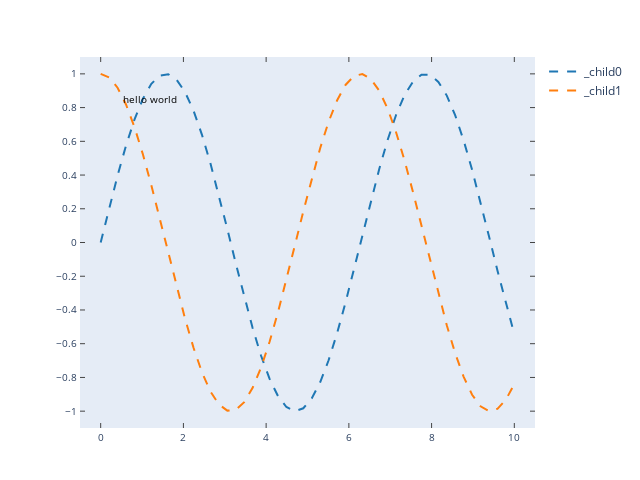

Notebook source saved alongside this figure:
### Code cell
import matplotlib.pyplot as plt
import numpy as np

fig, ax = plt.subplots()
x = np.linspace(0, 10)
ax.plot(x, np.sin(x), '--', linewidth=2)
ax.plot(x, np.cos(x), '--', linewidth=2)
ax.text(x=0.5, y=0.8, s='hello world')


import plotly.graph_objs as go
import plotly.tools as tls
plotly_fig = tls.mpl_to_plotly(fig)
plotly_fig['layout']['showlegend'] = True
fig = go.Figure(plotly_fig)
fig.show()

### Figure 1 — Plotly figure (JSON) as saved in the notebook; plotly's stock layout.template omitted (floating-point values rounded to 4 significant figures)
{"data": [{"line": {"color": "rgba (31, 119, 180, 1)", "dash": "dash", "width": 2}, "mode": "lines", "name": "_child0", "type": "scatter", "x": [0, 0.2041, 0.4082, 0.6122, 0.8163, 1.02, 1.224, 1.429, 1.633, 1.837, 2.041, 2.245, 2.449, 2.653, 2.857, 3.061, 3.265, 3.469, 3.673, 3.878, 4.082, 4.286, 4.49, 4.694, 4.898, 5.102, 5.306, 5.51, 5.714, 5.918, 6.122, 6.327, 6.531, 6.735, 6.939, 7.143, 7.347, 7.551, 7.755, 7.959, 8.163, 8.367, 8.571, 8.776, 8.98, 9.184, 9.388, 9.592, 9.796, 10], "xaxis": "x", "y": [0, 0.2027, 0.3969, 0.5747, 0.7286, 0.8523, 0.9406, 0.9899, 0.9981, 0.9648, 0.8916, 0.7813, 0.6386, 0.4693, 0.2806, 0.08028, -0.1234, -0.322, -0.5072, -0.6713, -0.8076, -0.9103, -0.9753, -0.9998, -0.9828, -0.925, -0.8289, -0.6983, -0.5387, -0.3568, -0.16, 0.04333, 0.2449, 0.4363, 0.6096, 0.7576, 0.8742, 0.9545, 0.9951, 0.9945, 0.9526, 0.8711, 0.7535, 0.6046, 0.4306, 0.2388, 0.03701, -0.1663, -0.3627, -0.544], "yaxis": "y"}, {"line": {"color": "rgba (255, 127, 14, 1)", "dash": "dash", "width": 2}, "mode": "lines", "name": "_child1", "type": "scatter", "x": [0, 0.2041, 0.4082, 0.6122, 0.8163, 1.02, 1.224, 1.429, 1.633, 1.837, 2.041, 2.245, 2.449, 2.653, 2.857, 3.061, 3.265, 3.469, 3.673, 3.878, 4.082, 4.286, 4.49, 4.694, 4.898, 5.102, 5.306, 5.51, 5.714, 5.918, 6.122, 6.327, 6.531, 6.735, 6.939, 7.143, 7.347, 7.551, 7.755, 7.959, 8.163, 8.367, 8.571, 8.776, 8.98, 9.184, 9.388, 9.592, 9.796, 10], "xaxis": "x", "y": [1, 0.9792, 0.9179, 0.8184, 0.6849, 0.523, 0.3394, 0.1417, -0.06182, -0.2628, -0.4529, -0.6242, -0.7696, -0.883, -0.9598, -0.9968, -0.9924, -0.9468, -0.8619, -0.7412, -0.5898, -0.4138, -0.2208, -0.01851, 0.1845, 0.3799, 0.5595, 0.7158, 0.8425, 0.9342, 0.9871, 0.9991, 0.9695, 0.8998, 0.7927, 0.6527, 0.4856, 0.2983, 0.09872, -0.105, -0.3044, -0.4911, -0.6575, -0.7965, -0.9025, -0.9711, -0.9993, -0.9861, -0.9319, -0.8391], "yaxis": "y"}], "layout": {"annotations": [{"align": "left", "font": {"color": "#000000", "size": 10}, "opacity": 1, "showarrow": false, "text": "hello world", "x": 0.5, "xanchor": "left", "xref": "x", "y": 0.8, "yanchor": "bottom", "yref": "y"}], "autosize": false, "height": 480, "hovermode": "closest", "margin": {"b": 52, "l": 80, "pad": 0, "r": 63, "t": 57}, "showlegend": true, "width": 640, "xaxis": {"anchor": "y", "domain": [0, 1], "mirror": "ticks", "nticks": 8, "range": [-0.5, 10.5], "showgrid": false, "showline": true, "side": "bottom", "tickfont": {"size": 10}, "ticks": "inside", "type": "linear", "zeroline": false}, "yaxis": {"anchor": "x", "domain": [0, 1], "mirror": "ticks", "nticks": 11, "range": [-1.1, 1.1], "showgrid": false, "showline": true, "side": "left", "tickfont": {"size": 10}, "ticks": "inside", "type": "linear", "zeroline": false}}}
